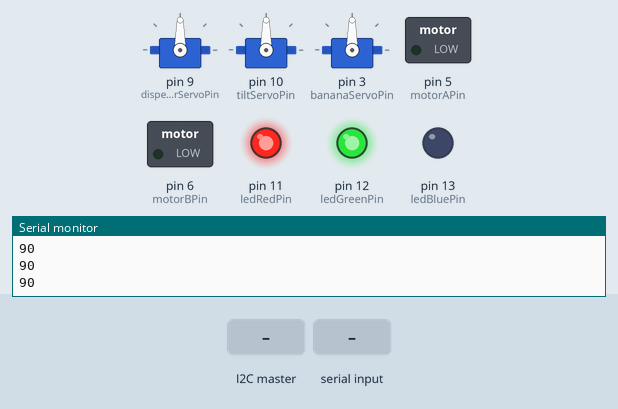
Simulated run of this sketch. Board: Arduino Uno, built with avr-gcc and run on an emulated ATmega328P. Shown: 3 × servo, switched loads named in the sketch (green lamp = pin HIGH), output pins drawn as LEDs (lit = HIGH), the last lines printed to the serial monitor. The inputs (shaded band) are chosen by the test bench.

Above: at 1.3 s.
1.4 s: the I2C master sends "f"
At 2.6 s:
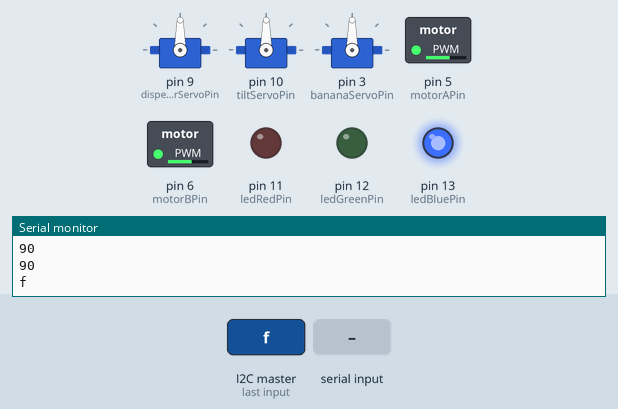
4.4 s: the I2C master sends "b"
At 5.4 s:
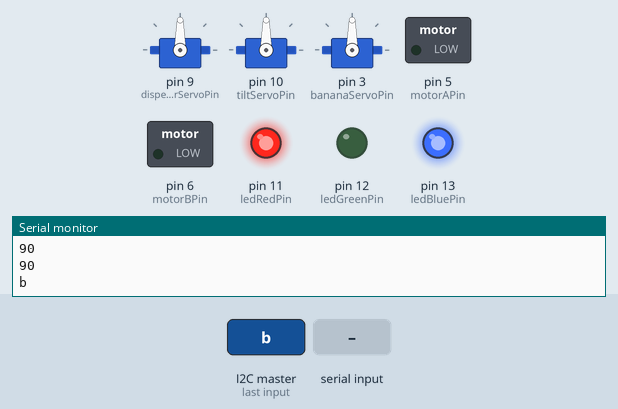
6.5 s: the I2C master sends "j"
At 7.7 s:
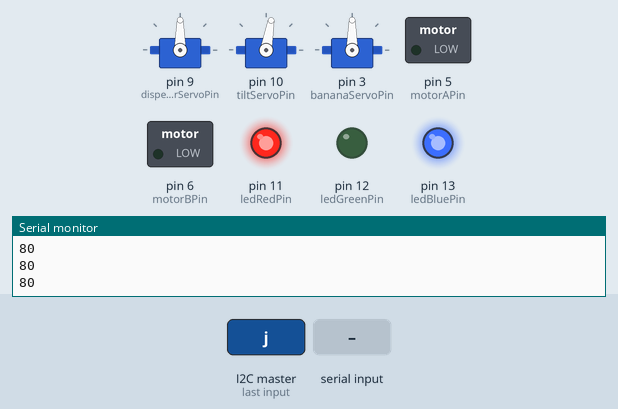
8.0 s: "j" received over Serial
At 8.9 s:
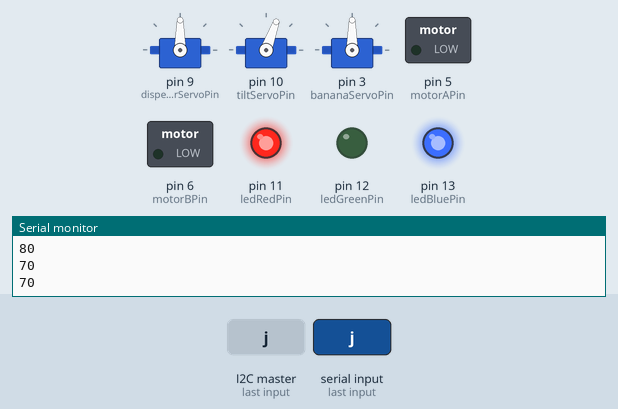
9.5 s: "f" received over Serial
At 10.0 s:
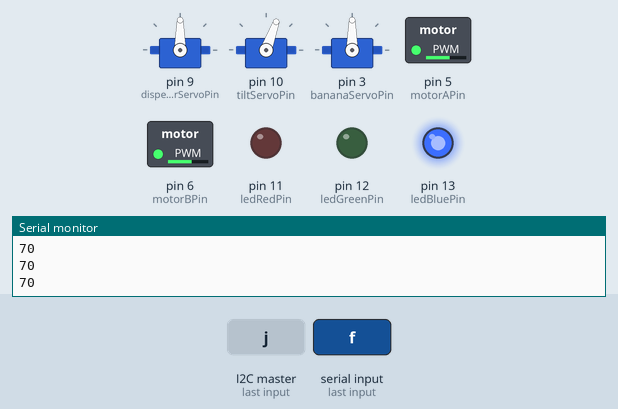
12.5 s: "b" received over Serial
At 12.9 s:
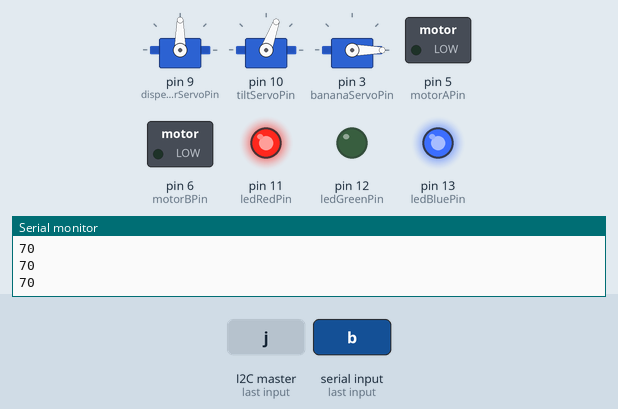
Timing chart, 0 to 15.5 s (numbered marks = the images above; inputs shaded):
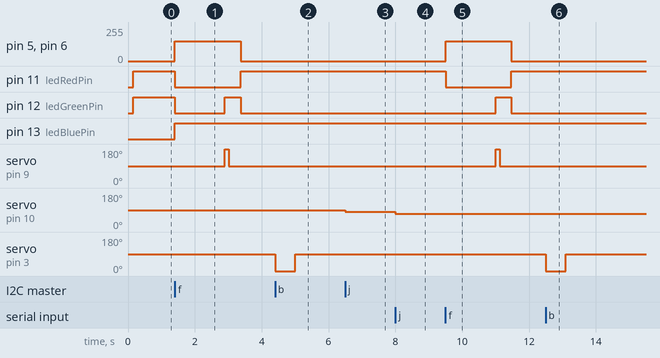

Measured:
- after the input at 1.4 s, pin 5 (motorAPin), pin 6 (motorBPin): 0/255 → 150/255 at once, → 0/255 2.0 s later
- after the input at 4.4 s, servo on pin 3 (bananaServoPin): 90° → 0° at once, → 90° 0.60 s later
- after the input at 6.5 s, servo on pin 10 (tiltServoPin): 90° → 80° at once
- after the input at 8.0 s, servo on pin 10 (tiltServoPin): 80° → 70° at once
- after the input at 9.5 s, pin 5 (motorAPin), pin 6 (motorBPin): 0/255 → 150/255 at once, → 0/255 2.0 s later; pin 11 (ledRedPin): HIGH → LOW at once, → HIGH 2.0 s later; pin 12 (ledGreenPin): LOW → HIGH after 1.5 s, → LOW 0.47 s later; servo on pin 9 (dispenserServoPin): 90° → 180° after 1.5 s, → 90° 0.12 s later
- after the input at 12.5 s, servo on pin 3 (bananaServoPin): 90° → 0° at once, → 90° 0.60 s later

The sketch:

PingPongBallsCannon.ino
```cpp
#include <Servo.h>
#include <Wire.h>

Servo dispenserServo;
Servo tiltServo;
Servo bananaServo;

int dispenserServoPin = 9;
int tiltServoPin = 10;
int bananaServoPin = 3;

int motorAPin = 5;
int motorBPin = 6;

int ledRedPin = 11;
int ledGreenPin = 12;
int ledBluePin = 13;

char inByte;

int tilt = 90;
int velocity = 150;
int servoDelay = 120;

int angleTime;

void setup()
{
  Serial.begin(9600);

  dispenserServo.attach(dispenserServoPin);
  tiltServo.attach(tiltServoPin);
  bananaServo.attach(bananaServoPin);

  dispenserServo.write(90);
  tiltServo.write(tilt);
  bananaServo.write(90);

  delay(150);

  pinMode(motorAPin, OUTPUT);
  pinMode(motorBPin, OUTPUT);

  pinMode(ledRedPin, OUTPUT);
  pinMode(ledGreenPin, OUTPUT);
  pinMode(ledBluePin, OUTPUT);

  digitalWrite(motorAPin, LOW);
  digitalWrite(motorBPin, LOW);

  digitalWrite(ledRedPin, HIGH);
  digitalWrite(ledGreenPin, HIGH);
  digitalWrite(ledBluePin, LOW);

  Wire.begin(4);
  Wire.onReceive(receiveEvent);
}

void loop()
{
  if(Serial.available() > 0)
  {
    inByte = Serial.read();
  }

  if(inByte == 'f')
  {
    fire();
    inByte = 'v';
  }
  else if(inByte == 'b')
  {
    dropBanana();
    inByte = 'v';
  }
  else if(inByte == 'j')
  {
    if((tilt - 10) >= 0)
      tilt -= 10;

    tiltServo.write(tilt);
    inByte = 'v';
  }
  else if(inByte == 'u')
  {
    if((tilt + 10) <= 90)
      tilt += 10;

    tiltServo.write(tilt);
    inByte = 'v';
  }
  else if(inByte == '+')
  {
    velocity += 10;
    Serial.println(velocity);
    inByte = 'v';
  }
  else if(inByte == '-')
  {
    velocity -= 10;
    Serial.println(velocity);
    inByte = 'v';
  }

  if(millis() > angleTime)
  {
    angleTime = millis() + 500;
    Serial.println(tilt);
  }
}

void receiveEvent(int howMany)
{
  inByte = Wire.read();
  Serial.println(inByte);
}


void dropBanana()
{
  bananaServo.write(0);
  delay(600);
  bananaServo.write(90);
  delay(1000);
}

void fire()
{
  digitalWrite(ledRedPin, LOW);
  digitalWrite(ledGreenPin, LOW);
  digitalWrite(ledBluePin, HIGH);
  analogWrite(motorAPin, velocity);
  analogWrite(motorBPin, velocity);

  delay(1500);

  digitalWrite(ledRedPin, LOW);
  digitalWrite(ledGreenPin, HIGH);
  digitalWrite(ledBluePin, HIGH);
  dispenserServo.write(180);

  delay(servoDelay);

  dispenserServo.write(90);

  delay(350);

  analogWrite(motorAPin, 0);
  analogWrite(motorBPin, 0);
  digitalWrite(ledRedPin, HIGH);
  digitalWrite(ledGreenPin, LOW);
  digitalWrite(ledBluePin, HIGH);
}
```
